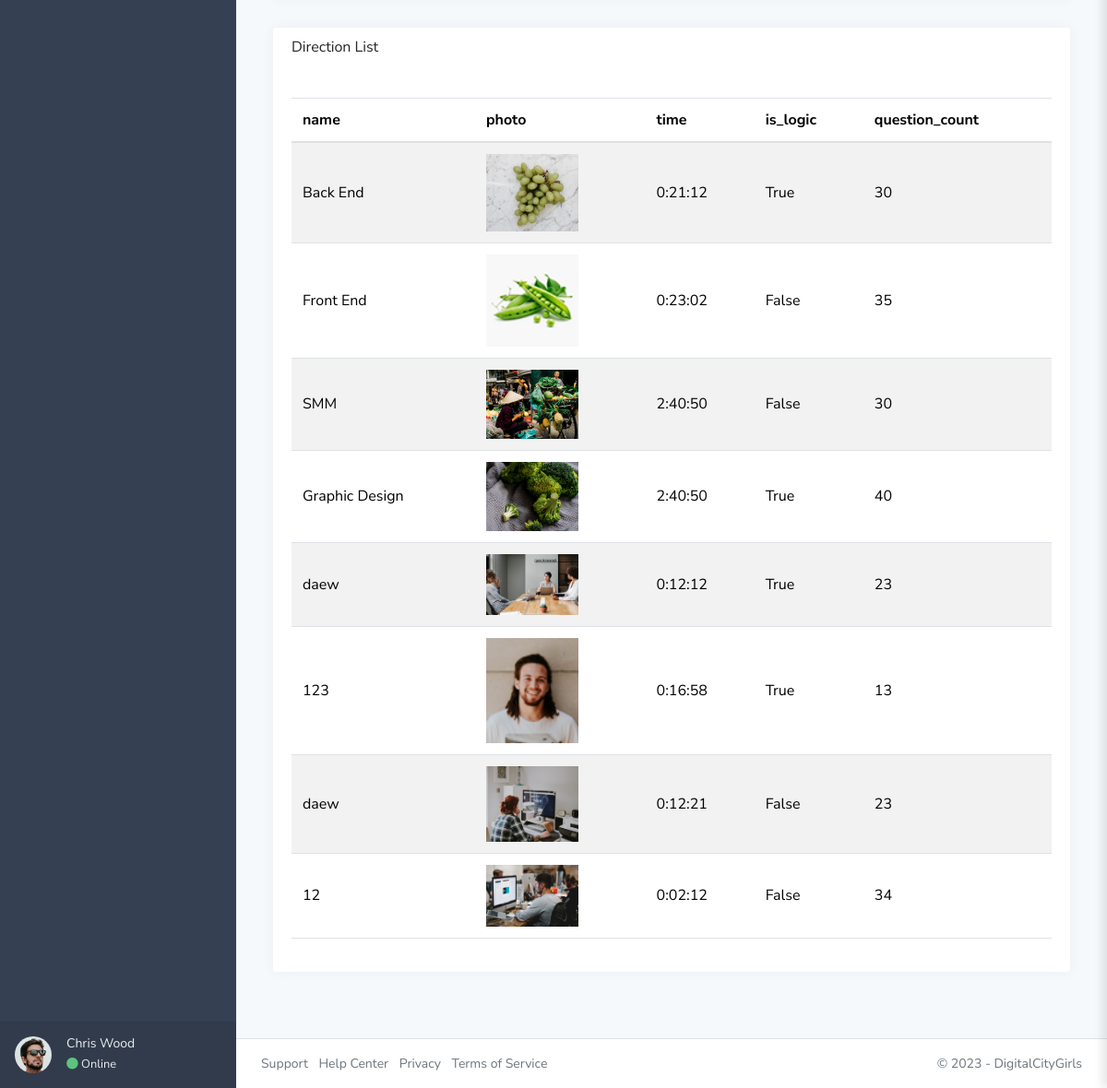
The page /ad/direction/ (lower part) on the database as committed earlier.
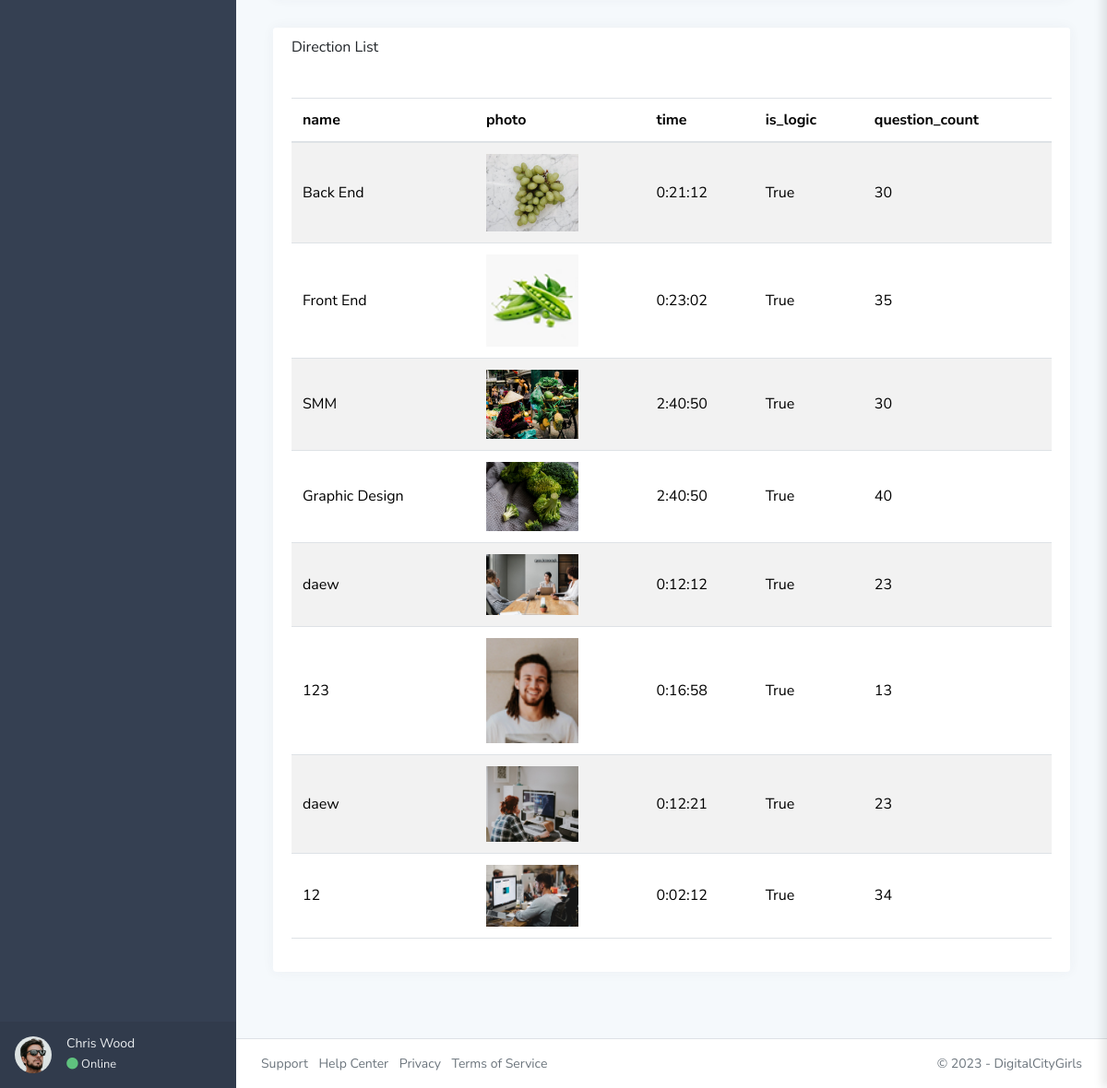
The same page on the database as committed later.
### main/models.py (models this page shows, shortened)
class Direction(models.Model):
    photo = models.ImageField()
    name = models.CharField(max_length=255)
    time = models.DurationField(default=0)
    question_count = models.PositiveIntegerField()
    is_logic = models.BooleanField(default=False)

### adminstrator/views.py (the view)
# urls.py: path('direction/', direction_view, name="direction"),
def direction_view(request):
    context = {
        "direction": Direction.objects.all(),
    }
    return render(request, 'direction.html', context)

### template/direction.html (shortened to what this page needs)
﻿{% extends 'base.html' %}
{% load static %}
{% block content %}
			<main class="content">
				<div class="container-fluid p-0">
					<div class="row">
						<div class="col-12 col-xl-12">
						</div>
					</div>
					<div class="row">
						<div class="col-12 col-xl-12">
							<div class="card">
								<div class="card-header">
									<h5 class="card-title">Direction List</h5>
								</div>
								<div class="card-body">
									<table id="datatables-basic" class="table table-striped" style="width:100%">
										<thead>
											<tr>
												<th>name</th>
												<th>photo</th>
												<th>time</th>
												<th>is_logic</th>
												<th>question_count</th>
											</tr>
										</thead>
										<tbody>
										{% for i in direction %}
											<tr>
												<td>{{ i.name }}</td>
												<td><img width="100px" src="{{ i.photo.url }}" alt=""></td>
												<td>{{ i.time }}</td>
												<td>{{ i.is_logic }}</td>
												<td>{{ i.question_count }}</td>
											</tr>
										{% endfor %}
										</tbody>
									</table>
								</div>
							</div>
						</div>
					</div>
				</div>
			</main>
{% endblock content %}

Rows that differ between the two databases and show on the page:
changed Direction "Front End": is_logic "False" → "True"
changed Direction "SMM": is_logic "False" → "True"
changed Direction (number 7 of 8 on the later page): is_logic "False" → "True"
changed Direction (number 8 of 8 on the later page): is_logic "False" → "True"
